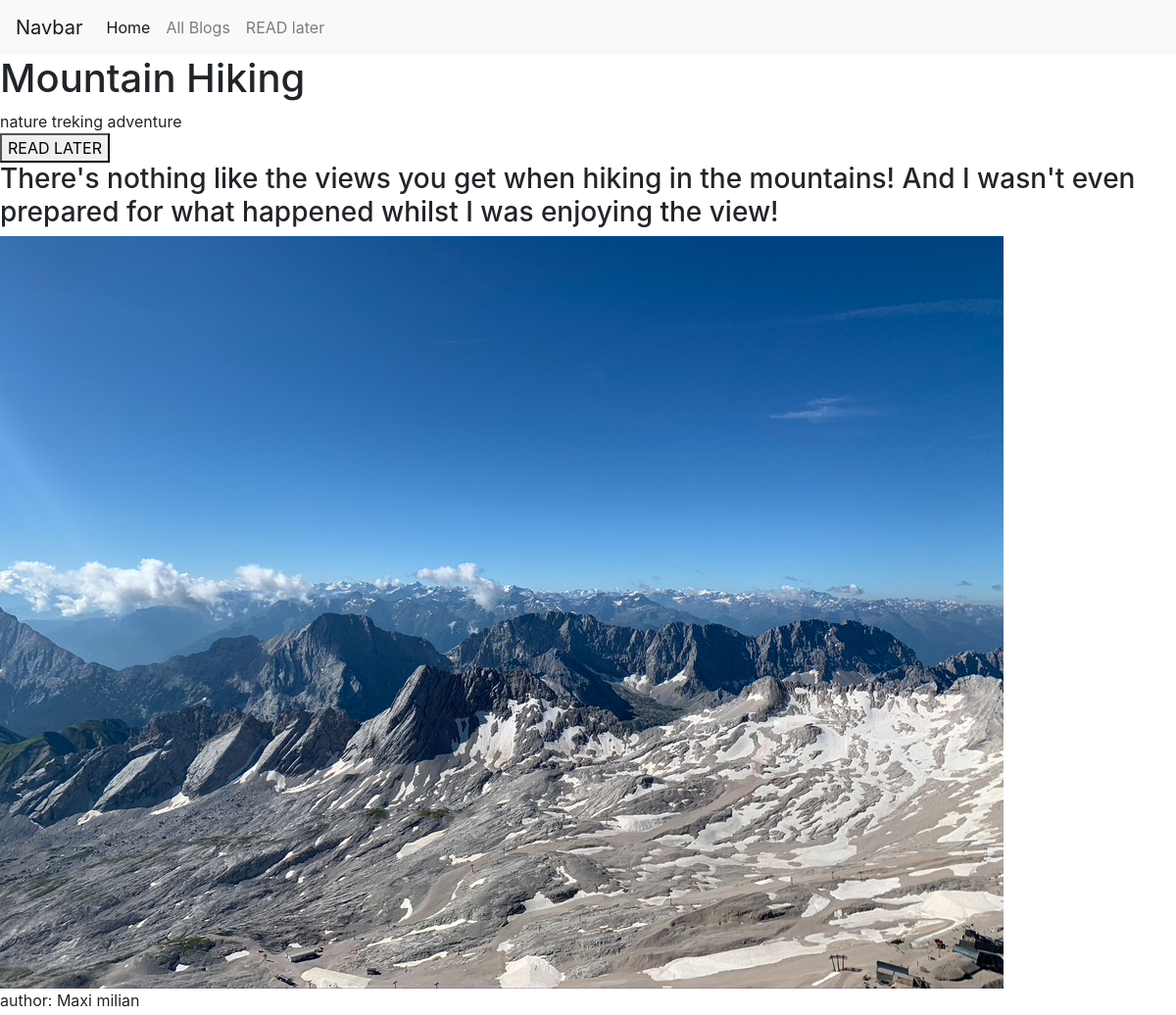
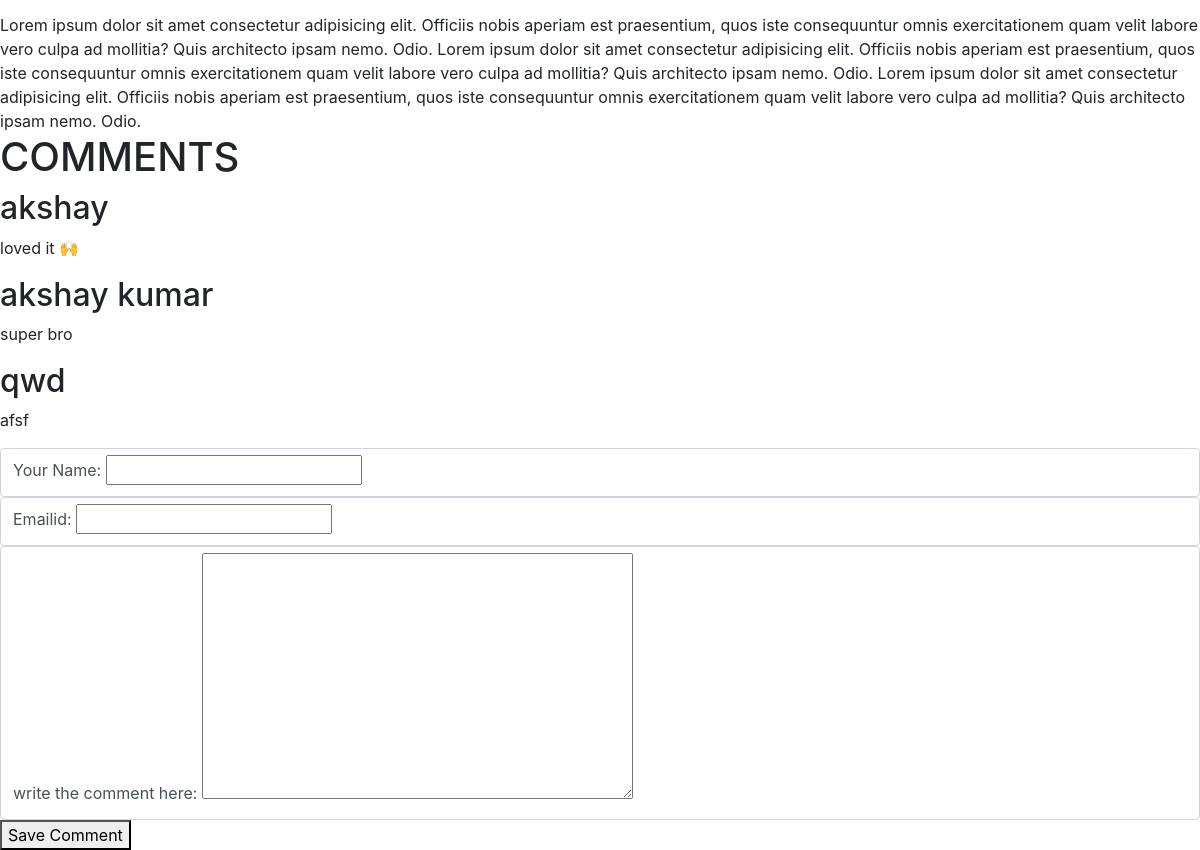
Page /blogs/mountain-hiking on the committed database (2 pictures, top to bottom).
### blog/models.py (models this page shows, shortened)
class Blog(models.Model):
    title =models.CharField(max_length=100)
    excerpt=models.TextField(max_length=500)
    image=models.ImageField(upload_to='Blogs',null=True)
    author=models.ForeignKey(Author,on_delete=models.SET_NULL,related_name='blogs',null=True)
    date=models.DateField(auto_now=True)
    slug=models.SlugField(unique=True,db_index=True)
    tags=models.ManyToManyField(Tag,related_name='blogs')
    content=models.TextField(validators=[MinLengthValidator(10)])

class Tag(models.Model):
    tag=models.CharField(max_length=20)

class Author(models.Model):
    first_name=models.CharField(max_length=30)
    last_name=models.CharField(max_length=30)
    email=models.EmailField( max_length=254)

class Comment(models.Model):
    user_name=models.CharField(max_length=50)
    emailid=models.EmailField(max_length=254)
    comment=models.TextField(max_length=400)
    post=models.ForeignKey(Blog,on_delete=models.CASCADE,related_name='comments')

### blog/views.py (the view, shortened to what this page needs)
# urls.py: path('blogs/<slug:slug>',views.blog_detail.as_view(),name='blog_detail'),
class blog_detail(View):
     def get(self,request,slug):
        blog=Blog.objects.get(slug=slug)
        tags=blog.tags.all()
        comment_form=commentform()
        all_comments=blog.comments.all()
        return render(request,'blog/blog_detail.html',{'form':comment_form,'blog':blog,'all_comments':all_comments,'tags':tags})

### blog/forms.py
class commentform(forms.ModelForm):
    class Meta:
        model=Comment
        exclude=['post']
        labels={
            "user_name":"Your Name",
            "emaild":"Your Email ID",
            "comment":"write the comment here",
        }

### blog/templates/blog/blog_detail.html (shortened to what this page needs)
{% extends 'base.html' %}
{% load static%}
{% block body%}
<section id="nav_bar">
    <nav class="navbar navbar-expand-lg navbar-light bg-light">
        <a class="navbar-brand" href="#">Navbar</a>
        <div class="collapse navbar-collapse" id="navbarNav">
          <ul class="navbar-nav">
            <li class="nav-item active">
              <a class="nav-link" href="{% url 'index'%}">Home <span class="sr-only">(current)</span></a>
            </li>
            <li class="nav-item">
              <a class="nav-link" href="{% url 'allblogs'%}">All Blogs</a>
            </li>
            <li class="nav-item">
              <a class="nav-link" href="{% url 'read-later'%}">READ later</a>
            </li>
          </ul>
        </div>
      </nav>
</section>
<section id="blog">
    <h1>{{blog.title}}</h1>
    {%for tag in tags%}
    <span>{{tag.tag}}</span>
    {%endfor%}
    <form action='{% url "read-later" %}' method='POST' >
     <button >READ LATER</button>
    </form>
    <h3>{{blog.excerpt}}</h3>
      <img src='{{blog.image.url}}'/>
     <p>author: {{ blog.author.first_name}} {{ blog.author.last_name}}</p>
      <div>
        {{blog.content}}
      </div>
</section>
<h1>COMMENTS</h1>
<section id="coments">
  {% for comment in all_comments%}
  <div>
  <h2>{{comment.user_name}}</h2>
  <p>{{comment.comment}}</p>
  </div>
  {%endfor%}
</section>
 <section>
  <form action="{% url 'blog_detail' blog.slug %}" method='post'>
    {% for form_field in form %}
      <div class="form-control {% if form_field.errors %}invalid{% endif %}">
        {{ form_field.label_tag }}
        {{ form_field }}
      </div>
    {% endfor %}
     <button>Save Comment</button>
  </form>
 </section>
{%endblock%}

### rows in the picture
Blog: title "Mountain Hiking", excerpt "There's nothing like the views you get when hiking in the mountains! And I wasn't even prepared for what happened whilst I was enjoying the view!", image (picture), author.first_name "Maxi", author.last_name "milian", content "Lorem ipsum dolor sit amet consectetur adipisicing elit. Officiis nobis aperiam est praesentium, quos iste consequuntur omnis exercitationem quam velit labore vero culpa ad mollitia? Quis architecto ipsam nemo. Odio. Lorem ipsum dolor sit amet consectetur adipisicing elit. Officiis nobis aperiam est praesentium, quos iste consequuntur omnis exercitationem quam velit labore vero culpa ad mollitia? Quis architecto ipsam nemo. Odio. Lorem ipsum dolor sit amet consectetur adipisicing elit. Officiis nobis aperiam est praesentium, quos iste consequuntur omnis exercitationem quam velit labore vero culpa ad mollitia? Quis architecto ipsam nemo. Odio."
Tag: tag "nature"
Tag: tag "treking"
Tag: tag "adventure"
Comment: user_name "akshay", comment "loved it 🙌"
Comment: user_name "akshay kumar", comment "super bro"
Comment: user_name "qwd", comment "afsf"
